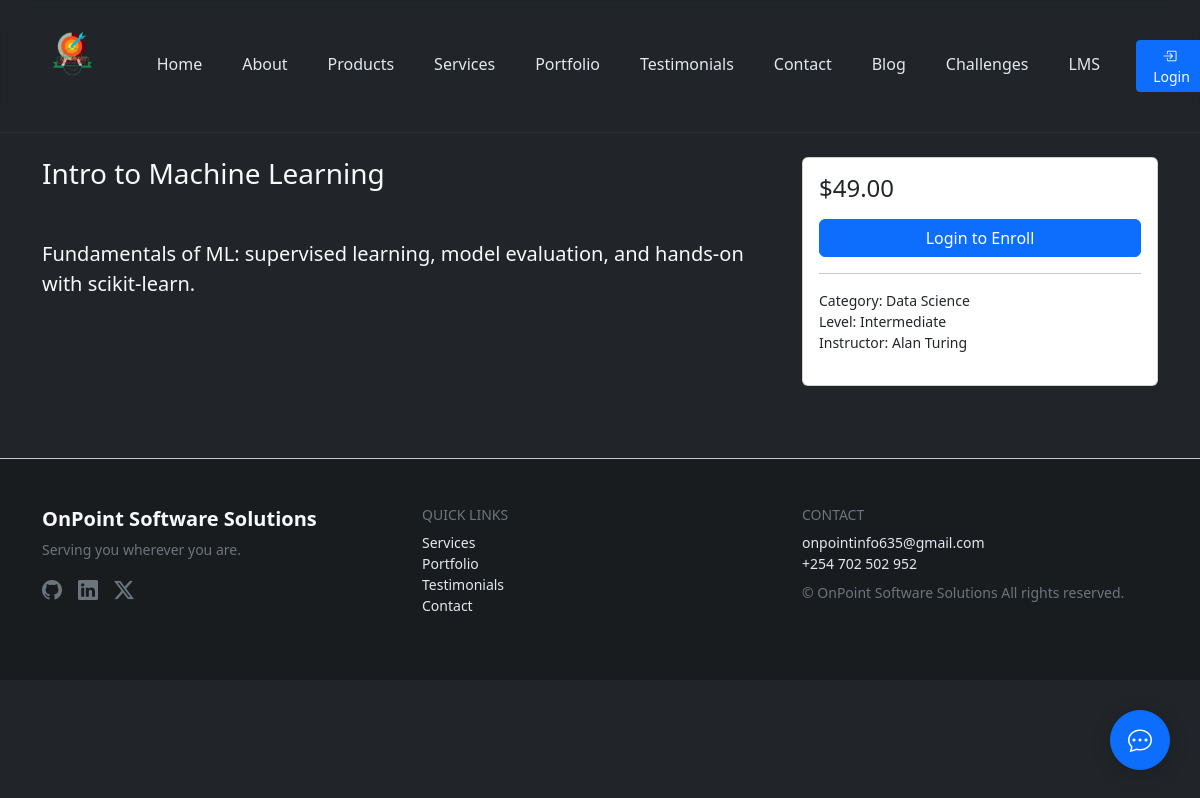
/lms/courses/intro-to-machine-learning/, run on the app's committed database.
### lms/models.py (models this page shows, shortened)
class Course(models.Model):
    DIFFICULTY_CHOICES = (
        ('beginner', 'Beginner'),
        ('intermediate', 'Intermediate'),
        ('advanced', 'Advanced'),
    )
    title = models.CharField(max_length=200)
    slug = models.SlugField(max_length=220, unique=True)
    description = models.TextField()
    curriculum = models.TextField(blank=True)
    category = models.ForeignKey(Category, on_delete=models.SET_NULL, null=True, related_name='courses')
    instructor = models.ForeignKey(InstructorProfile, on_delete=models.CASCADE, related_name='courses')
    image = models.ImageField(upload_to='lms/courses/', blank=True, null=True)
    is_paid = models.BooleanField(default=False)
    price = models.DecimalField(max_digits=8, decimal_places=2, default=0)
    difficulty = models.CharField(max_length=20, choices=DIFFICULTY_CHOICES, default='beginner')
    created_at = models.DateTimeField(default=timezone.now)
    updated_at = models.DateTimeField(auto_now=True)
    published = models.BooleanField(default=True)
    rating_avg = models.FloatField(default=0)
    rating_count = models.PositiveIntegerField(default=0)

class Category(models.Model):
    name = models.CharField(max_length=100, unique=True)
    slug = models.SlugField(max_length=120, unique=True)
    class Meta:
        verbose_name_plural = 'Categories'

class InstructorProfile(models.Model):
    user = models.OneToOneField(settings.AUTH_USER_MODEL, on_delete=models.CASCADE, related_name='instructor_profile')
    bio = models.TextField(blank=True)
    avatar = models.ImageField(upload_to='lms/instructors/', blank=True, null=True)

### lms/views.py (the view)
# urls.py: path('courses/<slug:slug>/', views.course_detail, name='course_detail'),
def course_detail(request, slug):
    course = get_object_or_404(Course.objects.select_related('instructor', 'category'), slug=slug, published=True)
    return render(request, 'lms/course_detail.html', {
        'course': course,
        'title': course.title,
    })

### templates/lms/course_detail.html (shortened to what this page needs)
{% extends 'base.html' %}
{% load static %}
{% block content %}
<div class="container py-4">
  <div class="row g-4">
    <div class="col-md-8">
      <h1 class="h3">{{ course.title }}</h1>
      <p class="text-muted">By {{ course.instructor.user.get_full_name|default:course.instructor.user.username }} • {{ course.get_difficulty_display }}</p>
      <div class="lead">{{ course.description }}</div>
    </div>
    <div class="col-md-4">
      <div class="card">
        <div class="card-body">
          <div class="d-flex align-items-center justify-content-between mb-3">
            <span class="h4 mb-0">{% if course.is_paid %}${{ course.price }}{% else %}Free{% endif %}</span>
          </div>
          {% if user.is_authenticated %}
            <a href="{% url 'lms:enroll_course' course.slug %}" class="btn btn-primary w-100">{% if course.is_paid %}Purchase & Enroll{% else %}Enroll for Free{% endif %}</a>
          {% else %}
            <a href="{% url 'login' %}?next={{ request.path }}" class="btn btn-primary w-100">Login to Enroll</a>
          {% endif %}
          <hr>
          <ul class="list-unstyled small">
            <li>Category: {{ course.category.name }}</li>
            <li>Level: {{ course.get_difficulty_display }}</li>
            <li>Instructor: {{ course.instructor.user.get_full_name|default:course.instructor.user.username }}</li>
          </ul>
        </div>
      </div>
    </div>
  </div>
</div>
{% endblock %}

### staticfiles/css/main.css (style rules this page uses)
:root { --primary: #FF6B35; --secondary: #FF4444; --accent: #FF4444; --success: #2E7D32; --bg: #0A0F1E; --panel: #121C36; --muted: #94A3B8; --grad: linear-gradient(135deg, var(--secondary), var(--primary)); --text: #E2E8F0; }
body { background: var(--bg); color: var(--text); }
body { overflow-x: visible !important; position: relative !important; }

### templates/base.html (style rules this page uses)
:root { --header-offset: 120px; }
body.has-fixed-header { padding-top: var(--header-offset); }

### data on the page
Course: title "Intro to Machine Learning", description "Fundamentals of ML: supervised learning, model evaluation, and hands-on with scikit-learn.", price "49.00", category.name "Data Science", difficulty "Intermediate", instructor.user.get_full_name "Alan Turing"
